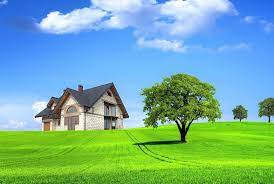
%> input picture S2_07052025/nature.jpg, 274 x 184 px
$ octave Ex2_1.m   (GNU Octave 9; MATLAB toolbox functions it lacks are replaced by stand-ins)
%> lines starting %> are read from the running program, lines starting %| are printed output that depends on the picture; in (x1, y1, x2, y2) boxes, pixels count from 0 and x2, y2 are one past the last pixel; in counts of white or black regions, pixels touching at a corner belong together; the program's own positions count from 1
% Read and Display an image with different quality
clear, clc, close all;
%%%%%%%%%%%%%%%%%%%%%%%%%%%%%%%%%%%
pkg load image; %load image package in Octave

Img = imread('nature.jpg'); % color img
%> Img is the input picture: size 184x274x3 uint8; mean R, G, B 117.4, 175.6, 158.3
Img_grayscale = rgb2gray(Img); %gray scale img
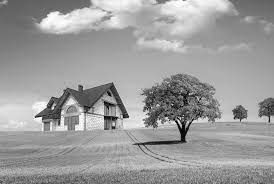
%> Img_grayscale: size 184x274 uint8; min 1, max 254, mean 156.2
Img_bw = im2double(im2bw(Img_grayscale, 0.5)); %binary
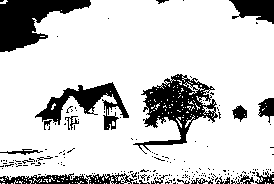
%> Img_bw: size 184x274 double; values 0 (black) and 1 (white), 80.8% white; 191 black regions (173 under 20 px), largest, box (x1, y1, x2, y2) and area: (133, 74, 218, 154) 2575, (0, 0, 91, 52) 2431, (35, 82, 129, 130) 1568

%  display image in different quality
FS = 15; % fontsize of caption
figure, clf;
subplot(1, 3, 1), imshow(Img), title('Original Image', "fontsize", FS); %row, column, vi tri
subplot(1, 3, 2), imshow(Img_grayscale), title('Grayscale Image', "fontsize", FS);
subplot(1, 3, 3), imshow(Img_bw), title('Binary Image', "fontsize", FS);
saveas(gcf, 'Image in different type.jpg');

%%%%%%%%%%%%%%%%%%%%%%%%%%%%%%%%%%%
%save the origin color image in different quality
imwrite(Img, 'nature100.jpg'); % save as default
imwrite(Img, 'nature75.jpg'); % save as 75% of the origin
imwrite(Img, 'nature10.jpg'); % save as 10% of the origin

$ run again, with S2_07052025/Quantization_in_2-bits.jpg copied over S2_07052025/nature.jpg
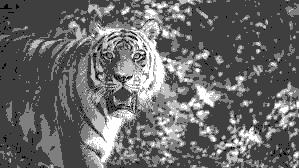
%> input picture S2_07052025/Quantization_in_2-bits.jpg, 299 x 168 px
%> Img is the input picture: size 168x299 uint8; min 0, max 255, mean 104.5
%> `Img_bw = im2double(im2bw(Img_grayscale, 0.5));`:
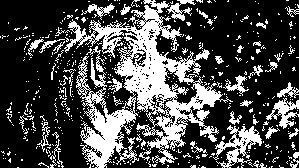
%> Img_bw: size 168x299 double; values 0 (black) and 1 (white), 29.2% white; 476 white regions (434 under 20 px), largest, box (x1, y1, x2, y2) and area: (64, 0, 233, 168) 9667, (213, 125, 262, 168) 799, (266, 98, 299, 129) 422
